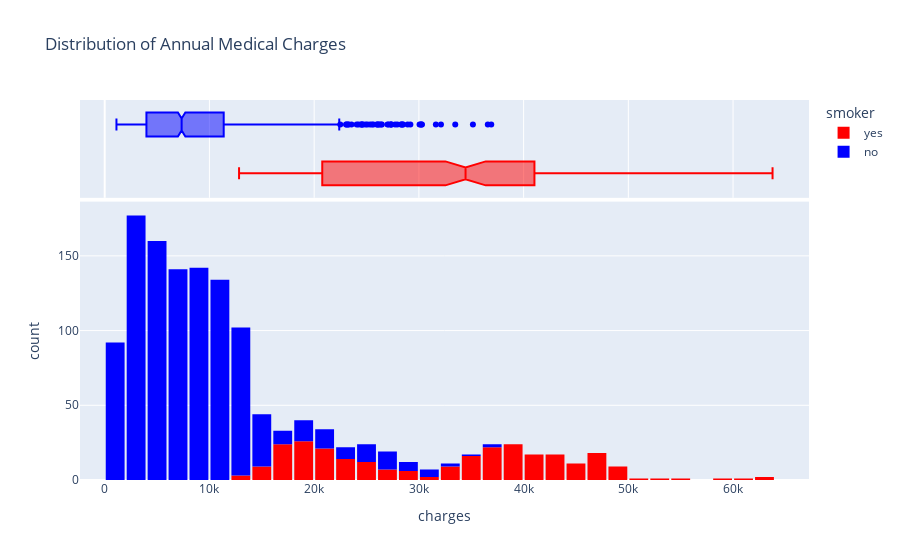

The notebook cell this image was saved under:
### Markdown cell above
### Charges
Let's visualize the distributon of 'charges' i.e the annual medical charges for customers. This is the column we're trying to predict. Let's also use the categorical column 'smoker' to distinguish the charges for smokers and non-smokers.

### Code cell
fig = px.histogram(medical_df,
                   x='charges',
                   marginal='box',
                   color='smoker',
                   color_discrete_sequence=['red', 'blue'],
                   title='Distribution of Annual Medical Charges')
fig.update_layout(bargap=0.1)
fig.show()

### Figure 1 — Plotly figure (JSON) as saved in the notebook; plotly's stock layout.template omitted (floating-point values rounded to 4 significant figures; data arrays with more than 128 entries replaced by an {"elided": "..."} marker saying what was removed)
{"data": [{"bingroup": "x", "hovertemplate": "smoker=yes<br>charges=%{x}<br>count=%{y}<extra></extra>", "legendgroup": "yes", "marker": {"color": "red", "pattern": {"shape": ""}}, "name": "yes", "orientation": "v", "showlegend": true, "type": "histogram", "x": {"elided": "274 float values"}, "xaxis": "x", "yaxis": "y"}, {"hovertemplate": "smoker=yes<br>charges=%{x}<extra></extra>", "legendgroup": "yes", "marker": {"color": "red"}, "name": "yes", "notched": true, "showlegend": false, "type": "box", "x": {"elided": "274 float values"}, "xaxis": "x2", "yaxis": "y2"}, {"bingroup": "x", "hovertemplate": "smoker=no<br>charges=%{x}<br>count=%{y}<extra></extra>", "legendgroup": "no", "marker": {"color": "blue", "pattern": {"shape": ""}}, "name": "no", "orientation": "v", "showlegend": true, "type": "histogram", "x": {"elided": "1064 float values"}, "xaxis": "x", "yaxis": "y"}, {"hovertemplate": "smoker=no<br>charges=%{x}<extra></extra>", "legendgroup": "no", "marker": {"color": "blue"}, "name": "no", "notched": true, "showlegend": false, "type": "box", "x": {"elided": "1064 float values"}, "xaxis": "x2", "yaxis": "y2"}], "layout": {"bargap": 0.1, "barmode": "relative", "legend": {"title": {"text": "smoker"}, "tracegroupgap": 0}, "title": {"text": "Distribution of Annual Medical Charges"}, "xaxis": {"anchor": "y", "domain": [0, 1], "title": {"text": "charges"}}, "xaxis2": {"anchor": "y2", "domain": [0, 1], "matches": "x", "showgrid": true, "showticklabels": false}, "yaxis": {"anchor": "x", "domain": [0, 0.7326], "title": {"text": "count"}}, "yaxis2": {"anchor": "x2", "domain": [0.7426, 1], "matches": "y2", "showgrid": false, "showline": false, "showticklabels": false, "ticks": ""}}}
